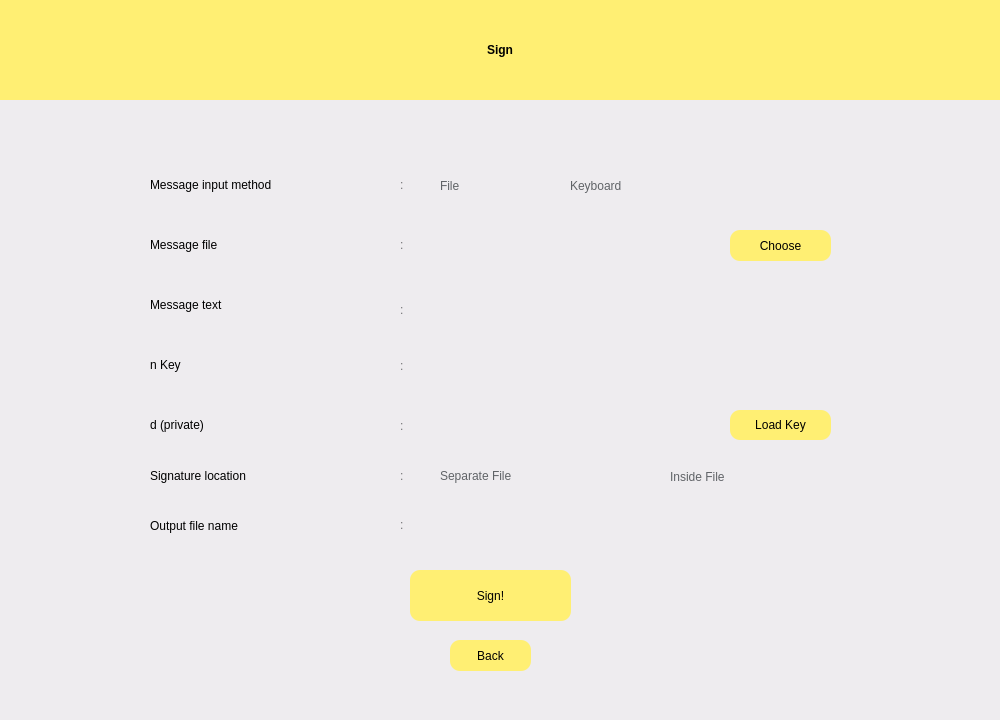
<?xml version="1.0" encoding="UTF-8"?>
<ui version="4.0">
 <class>Widget</class>
 <widget class="QWidget" name="Widget">
  <property name="geometry">
   <rect>
    <x>0</x>
    <y>0</y>
    <width>1000</width>
    <height>720</height>
   </rect>
  </property>
  <property name="windowTitle">
   <string>Widget</string>
  </property>
  <property name="styleSheet">
   <string notr="true">background-color: rgb(238, 236, 239);</string>
  </property>
  <widget class="QWidget" name="widget1" native="true">
   <property name="geometry">
    <rect>
     <x>0</x>
     <y>0</y>
     <width>1000</width>
     <height>720</height>
    </rect>
   </property>
   <property name="styleSheet">
    <string notr="true">QWidget#widget1 {background-color: rgb(147, 205, 255);};

</string>
   </property>
   <widget class="QPushButton" name="goButton">
    <property name="geometry">
     <rect>
      <x>410</x>
      <y>570</y>
      <width>161</width>
      <height>51</height>
     </rect>
    </property>
    <property name="styleSheet">
     <string notr="true">font: 500 10pt &quot;Product Sans&quot;;
border-radius: 10px;
background-color: rgb(255, 239, 115);


</string>
    </property>
    <property name="text">
     <string>Sign!</string>
    </property>
   </widget>
   <widget class="QRadioButton" name="fileRadio">
    <property name="geometry">
     <rect>
      <x>420</x>
      <y>170</y>
      <width>71</width>
      <height>31</height>
     </rect>
    </property>
    <property name="styleSheet">
     <string notr="true">font: 15pt &quot;Product Sans&quot;;
border-radius: 4px;
color: rgb(96, 99, 103);
background-color: rgba(255, 255, 255, 0);
</string>
    </property>
    <property name="text">
     <string>File</string>
    </property>
    <property name="autoExclusive">
     <bool>true</bool>
    </property>
    <attribute name="buttonGroup">
     <string notr="true">buttonGroup</string>
    </attribute>
   </widget>
   <widget class="QRadioButton" name="keyboardRadio">
    <property name="geometry">
     <rect>
      <x>550</x>
      <y>170</y>
      <width>141</width>
      <height>31</height>
     </rect>
    </property>
    <property name="styleSheet">
     <string notr="true">font: 15pt &quot;Product Sans&quot;;
background-color: rgba(255, 255, 255, 0);
border-radius: 4px;
color: rgb(96, 99, 103);
</string>
    </property>
    <property name="text">
     <string>Keyboard</string>
    </property>
    <attribute name="buttonGroup">
     <string notr="true">buttonGroup</string>
    </attribute>
   </widget>
   <widget class="QLineEdit" name="inputFileField">
    <property name="geometry">
     <rect>
      <x>420</x>
      <y>230</y>
      <width>291</width>
      <height>31</height>
     </rect>
    </property>
    <property name="styleSheet">
     <string notr="true">border-radius: 2px;
padding-left: 10px;
color: rgb(116, 116, 118);
</string>
    </property>
    <property name="readOnly">
     <bool>true</bool>
    </property>
   </widget>
   <widget class="QLineEdit" name="inputKeyboardField">
    <property name="geometry">
     <rect>
      <x>420</x>
      <y>290</y>
      <width>291</width>
      <height>31</height>
     </rect>
    </property>
    <property name="styleSheet">
     <string notr="true">border-radius: 2px;
padding-left: 10px;
color: rgb(116, 116, 118);
</string>
    </property>
    <property name="readOnly">
     <bool>true</bool>
    </property>
   </widget>
   <widget class="QPushButton" name="messageFileButton">
    <property name="geometry">
     <rect>
      <x>730</x>
      <y>230</y>
      <width>101</width>
      <height>31</height>
     </rect>
    </property>
    <property name="styleSheet">
     <string notr="true">font: 500 10pt &quot;Product Sans&quot;;
border-radius: 10px;
background-color: rgb(255, 239, 115);


</string>
    </property>
    <property name="text">
     <string>Choose</string>
    </property>
   </widget>
   <widget class="QLabel" name="label_6">
    <property name="geometry">
     <rect>
      <x>150</x>
      <y>169</y>
      <width>171</width>
      <height>31</height>
     </rect>
    </property>
    <property name="styleSheet">
     <string notr="true">background-color: rgba(255, 255, 255, 0);
font: 15pt &quot;Product Sans&quot;;</string>
    </property>
    <property name="text">
     <string>Message input method</string>
    </property>
    <property name="alignment">
     <set>Qt::AlignLeading|Qt::AlignLeft|Qt::AlignVCenter</set>
    </property>
   </widget>
   <widget class="QLabel" name="label_7">
    <property name="geometry">
     <rect>
      <x>150</x>
      <y>229</y>
      <width>171</width>
      <height>31</height>
     </rect>
    </property>
    <property name="styleSheet">
     <string notr="true">background-color: rgba(255, 255, 255, 0);
font: 15pt &quot;Product Sans&quot;;</string>
    </property>
    <property name="text">
     <string>Message file</string>
    </property>
    <property name="alignment">
     <set>Qt::AlignLeading|Qt::AlignLeft|Qt::AlignVCenter</set>
    </property>
   </widget>
   <widget class="QLabel" name="label_8">
    <property name="geometry">
     <rect>
      <x>150</x>
      <y>289</y>
      <width>171</width>
      <height>31</height>
     </rect>
    </property>
    <property name="styleSheet">
     <string notr="true">background-color: rgba(255, 255, 255, 0);
font: 15pt &quot;Product Sans&quot;;</string>
    </property>
    <property name="text">
     <string>Message text</string>
    </property>
    <property name="alignment">
     <set>Qt::AlignLeading|Qt::AlignLeft|Qt::AlignVCenter</set>
    </property>
   </widget>
   <widget class="QLabel" name="label_12">
    <property name="geometry">
     <rect>
      <x>400</x>
      <y>300</y>
      <width>16</width>
      <height>20</height>
     </rect>
    </property>
    <property name="styleSheet">
     <string notr="true">background-color: rgba(255, 255, 255, 0);
font: 15pt &quot;Product Sans&quot;;
color: rgb(116, 116, 118);</string>
    </property>
    <property name="text">
     <string>:</string>
    </property>
    <property name="alignment">
     <set>Qt::AlignLeading|Qt::AlignLeft|Qt::AlignVCenter</set>
    </property>
   </widget>
   <widget class="QLabel" name="label_13">
    <property name="geometry">
     <rect>
      <x>400</x>
      <y>229</y>
      <width>16</width>
      <height>31</height>
     </rect>
    </property>
    <property name="styleSheet">
     <string notr="true">background-color: rgba(255, 255, 255, 0);
font: 15pt &quot;Product Sans&quot;;
color: rgb(116, 116, 118);</string>
    </property>
    <property name="text">
     <string>:</string>
    </property>
    <property name="alignment">
     <set>Qt::AlignLeading|Qt::AlignLeft|Qt::AlignVCenter</set>
    </property>
   </widget>
   <widget class="QLabel" name="label_15">
    <property name="geometry">
     <rect>
      <x>400</x>
      <y>169</y>
      <width>16</width>
      <height>31</height>
     </rect>
    </property>
    <property name="styleSheet">
     <string notr="true">background-color: rgba(255, 255, 255, 0);
font: 15pt &quot;Product Sans&quot;;
color: rgb(116, 116, 118);</string>
    </property>
    <property name="text">
     <string>:</string>
    </property>
    <property name="alignment">
     <set>Qt::AlignLeading|Qt::AlignLeft|Qt::AlignVCenter</set>
    </property>
   </widget>
   <widget class="QLabel" name="label_17">
    <property name="geometry">
     <rect>
      <x>400</x>
      <y>350</y>
      <width>16</width>
      <height>31</height>
     </rect>
    </property>
    <property name="styleSheet">
     <string notr="true">background-color: rgba(255, 255, 255, 0);
font: 15pt &quot;Product Sans&quot;;
color: rgb(116, 116, 118);</string>
    </property>
    <property name="text">
     <string>:</string>
    </property>
    <property name="alignment">
     <set>Qt::AlignLeading|Qt::AlignLeft|Qt::AlignVCenter</set>
    </property>
   </widget>
   <widget class="QPushButton" name="backButton">
    <property name="geometry">
     <rect>
      <x>450</x>
      <y>640</y>
      <width>81</width>
      <height>31</height>
     </rect>
    </property>
    <property name="styleSheet">
     <string notr="true">font: 500 10pt &quot;Product Sans&quot;;
border-radius: 10px;
background-color: rgb(255, 239, 115);


</string>
    </property>
    <property name="text">
     <string>Back</string>
    </property>
   </widget>
   <widget class="QLabel" name="label_18">
    <property name="geometry">
     <rect>
      <x>400</x>
      <y>410</y>
      <width>16</width>
      <height>31</height>
     </rect>
    </property>
    <property name="styleSheet">
     <string notr="true">background-color: rgba(255, 255, 255, 0);
font: 15pt &quot;Product Sans&quot;;
color: rgb(116, 116, 118);</string>
    </property>
    <property name="text">
     <string>:</string>
    </property>
    <property name="alignment">
     <set>Qt::AlignLeading|Qt::AlignLeft|Qt::AlignVCenter</set>
    </property>
   </widget>
   <widget class="QLineEdit" name="outputFileField">
    <property name="geometry">
     <rect>
      <x>420</x>
      <y>510</y>
      <width>411</width>
      <height>31</height>
     </rect>
    </property>
    <property name="styleSheet">
     <string notr="true">border-radius: 2px;
padding-left: 10px;
color: rgb(116, 116, 118);
</string>
    </property>
   </widget>
   <widget class="QLabel" name="label_31">
    <property name="geometry">
     <rect>
      <x>150</x>
      <y>510</y>
      <width>201</width>
      <height>31</height>
     </rect>
    </property>
    <property name="styleSheet">
     <string notr="true">background-color: rgba(255, 255, 255, 0);
font: 15pt &quot;Product Sans&quot;;</string>
    </property>
    <property name="text">
     <string>Output file name</string>
    </property>
    <property name="alignment">
     <set>Qt::AlignLeading|Qt::AlignLeft|Qt::AlignVCenter</set>
    </property>
   </widget>
   <widget class="QLabel" name="label_30">
    <property name="geometry">
     <rect>
      <x>400</x>
      <y>509</y>
      <width>20</width>
      <height>31</height>
     </rect>
    </property>
    <property name="styleSheet">
     <string notr="true">background-color: rgba(255, 255, 255, 0);
font: 15pt &quot;Product Sans&quot;;
color: rgb(116, 116, 118);</string>
    </property>
    <property name="text">
     <string>:</string>
    </property>
    <property name="alignment">
     <set>Qt::AlignLeading|Qt::AlignLeft|Qt::AlignVCenter</set>
    </property>
   </widget>
   <widget class="QRadioButton" name="InsideFile">
    <property name="geometry">
     <rect>
      <x>650</x>
      <y>461</y>
      <width>141</width>
      <height>31</height>
     </rect>
    </property>
    <property name="styleSheet">
     <string notr="true">font: 15pt &quot;Product Sans&quot;;
background-color: rgba(255, 255, 255, 0);
border-radius: 4px;
color: rgb(96, 99, 103);
</string>
    </property>
    <property name="text">
     <string>Inside File</string>
    </property>
   </widget>
   <widget class="QRadioButton" name="SeparateFile">
    <property name="geometry">
     <rect>
      <x>420</x>
      <y>460</y>
      <width>191</width>
      <height>31</height>
     </rect>
    </property>
    <property name="styleSheet">
     <string notr="true">font: 15pt &quot;Product Sans&quot;;
border-radius: 4px;
color: rgb(96, 99, 103);
background-color: rgba(255, 255, 255, 0);
</string>
    </property>
    <property name="text">
     <string>Separate File</string>
    </property>
    <property name="autoExclusive">
     <bool>true</bool>
    </property>
   </widget>
   <widget class="QLabel" name="label_9">
    <property name="geometry">
     <rect>
      <x>150</x>
      <y>460</y>
      <width>241</width>
      <height>31</height>
     </rect>
    </property>
    <property name="styleSheet">
     <string notr="true">background-color: rgba(255, 255, 255, 0);
font: 15pt &quot;Product Sans&quot;;</string>
    </property>
    <property name="text">
     <string>Signature location</string>
    </property>
    <property name="alignment">
     <set>Qt::AlignLeading|Qt::AlignLeft|Qt::AlignVCenter</set>
    </property>
   </widget>
   <widget class="QLabel" name="Status">
    <property name="geometry">
     <rect>
      <x>630</x>
      <y>580</y>
      <width>321</width>
      <height>51</height>
     </rect>
    </property>
    <property name="palette">
     <palette>
      <active>
       <colorrole role="Button">
        <brush brushstyle="SolidPattern">
         <color alpha="0">
          <red>255</red>
          <green>255</green>
          <blue>255</blue>
         </color>
        </brush>
       </colorrole>
       <colorrole role="Base">
        <brush brushstyle="SolidPattern">
         <color alpha="0">
          <red>255</red>
          <green>255</green>
          <blue>255</blue>
         </color>
        </brush>
       </colorrole>
       <colorrole role="Window">
        <brush brushstyle="SolidPattern">
         <color alpha="0">
          <red>255</red>
          <green>255</green>
          <blue>255</blue>
         </color>
        </brush>
       </colorrole>
      </active>
      <inactive>
       <colorrole role="Button">
        <brush brushstyle="SolidPattern">
         <color alpha="0">
          <red>255</red>
          <green>255</green>
          <blue>255</blue>
         </color>
        </brush>
       </colorrole>
       <colorrole role="Base">
        <brush brushstyle="SolidPattern">
         <color alpha="0">
          <red>255</red>
          <green>255</green>
          <blue>255</blue>
         </color>
        </brush>
       </colorrole>
       <colorrole role="Window">
        <brush brushstyle="SolidPattern">
         <color alpha="0">
          <red>255</red>
          <green>255</green>
          <blue>255</blue>
         </color>
        </brush>
       </colorrole>
      </inactive>
      <disabled>
       <colorrole role="Button">
        <brush brushstyle="SolidPattern">
         <color alpha="0">
          <red>255</red>
          <green>255</green>
          <blue>255</blue>
         </color>
        </brush>
       </colorrole>
       <colorrole role="Base">
        <brush brushstyle="SolidPattern">
         <color alpha="0">
          <red>255</red>
          <green>255</green>
          <blue>255</blue>
         </color>
        </brush>
       </colorrole>
       <colorrole role="Window">
        <brush brushstyle="SolidPattern">
         <color alpha="0">
          <red>255</red>
          <green>255</green>
          <blue>255</blue>
         </color>
        </brush>
       </colorrole>
      </disabled>
     </palette>
    </property>
    <property name="styleSheet">
     <string notr="true">background-color: rgba(255, 255, 255, 0);
font: 15pt &quot;Product Sans&quot;;</string>
    </property>
    <property name="text">
     <string/>
    </property>
   </widget>
   <widget class="QLabel" name="label">
    <property name="geometry">
     <rect>
      <x>0</x>
      <y>0</y>
      <width>1000</width>
      <height>100</height>
     </rect>
    </property>
    <property name="styleSheet">
     <string notr="true">background-color: rgb(255, 239, 115);
color: rgb(0, 0, 0);
font: 75 40pt &quot;Product Sans&quot;;
font-weight: bold;
</string>
    </property>
    <property name="text">
     <string>Sign</string>
    </property>
    <property name="alignment">
     <set>Qt::AlignCenter</set>
    </property>
   </widget>
   <widget class="QLabel" name="label_3">
    <property name="geometry">
     <rect>
      <x>150</x>
      <y>410</y>
      <width>121</width>
      <height>30</height>
     </rect>
    </property>
    <property name="styleSheet">
     <string notr="true">background-color: rgba(255, 255, 255, 0);
font: 15pt &quot;Product Sans&quot;;</string>
    </property>
    <property name="text">
     <string>d (private)</string>
    </property>
    <property name="alignment">
     <set>Qt::AlignLeading|Qt::AlignLeft|Qt::AlignVCenter</set>
    </property>
   </widget>
   <widget class="QPushButton" name="loadDKey">
    <property name="geometry">
     <rect>
      <x>730</x>
      <y>410</y>
      <width>101</width>
      <height>30</height>
     </rect>
    </property>
    <property name="styleSheet">
     <string notr="true">font: 500 10pt &quot;Product Sans&quot;;
border-radius: 10px;
background-color: rgb(255, 239, 115);


</string>
    </property>
    <property name="text">
     <string>Load Key</string>
    </property>
   </widget>
   <widget class="QLabel" name="label_1">
    <property name="geometry">
     <rect>
      <x>150</x>
      <y>350</y>
      <width>111</width>
      <height>30</height>
     </rect>
    </property>
    <property name="styleSheet">
     <string notr="true">background-color: rgba(255, 255, 255, 0);
font: 15pt &quot;Product Sans&quot;;</string>
    </property>
    <property name="text">
     <string>n Key</string>
    </property>
    <property name="alignment">
     <set>Qt::AlignLeading|Qt::AlignLeft|Qt::AlignVCenter</set>
    </property>
   </widget>
   <widget class="QLineEdit" name="nKey">
    <property name="geometry">
     <rect>
      <x>420</x>
      <y>350</y>
      <width>411</width>
      <height>31</height>
     </rect>
    </property>
    <property name="styleSheet">
     <string notr="true">border-radius: 2px;
padding-left: 10px;
color: rgb(116, 116, 118);
</string>
    </property>
    <property name="readOnly">
     <bool>true</bool>
    </property>
   </widget>
   <widget class="QLineEdit" name="dKey">
    <property name="geometry">
     <rect>
      <x>420</x>
      <y>410</y>
      <width>291</width>
      <height>31</height>
     </rect>
    </property>
    <property name="styleSheet">
     <string notr="true">border-radius: 2px;
padding-left: 10px;
color: rgb(116, 116, 118);
</string>
    </property>
    <property name="readOnly">
     <bool>true</bool>
    </property>
   </widget>
   <widget class="QLabel" name="label_19">
    <property name="geometry">
     <rect>
      <x>400</x>
      <y>460</y>
      <width>16</width>
      <height>31</height>
     </rect>
    </property>
    <property name="styleSheet">
     <string notr="true">background-color: rgba(255, 255, 255, 0);
font: 15pt &quot;Product Sans&quot;;
color: rgb(116, 116, 118);</string>
    </property>
    <property name="text">
     <string>:</string>
    </property>
    <property name="alignment">
     <set>Qt::AlignLeading|Qt::AlignLeft|Qt::AlignVCenter</set>
    </property>
   </widget>
  </widget>
 </widget>
 <resources/>
 <connections/>
 <buttongroups>
  <buttongroup name="buttonGroup"/>
 </buttongroups>
</ui>
